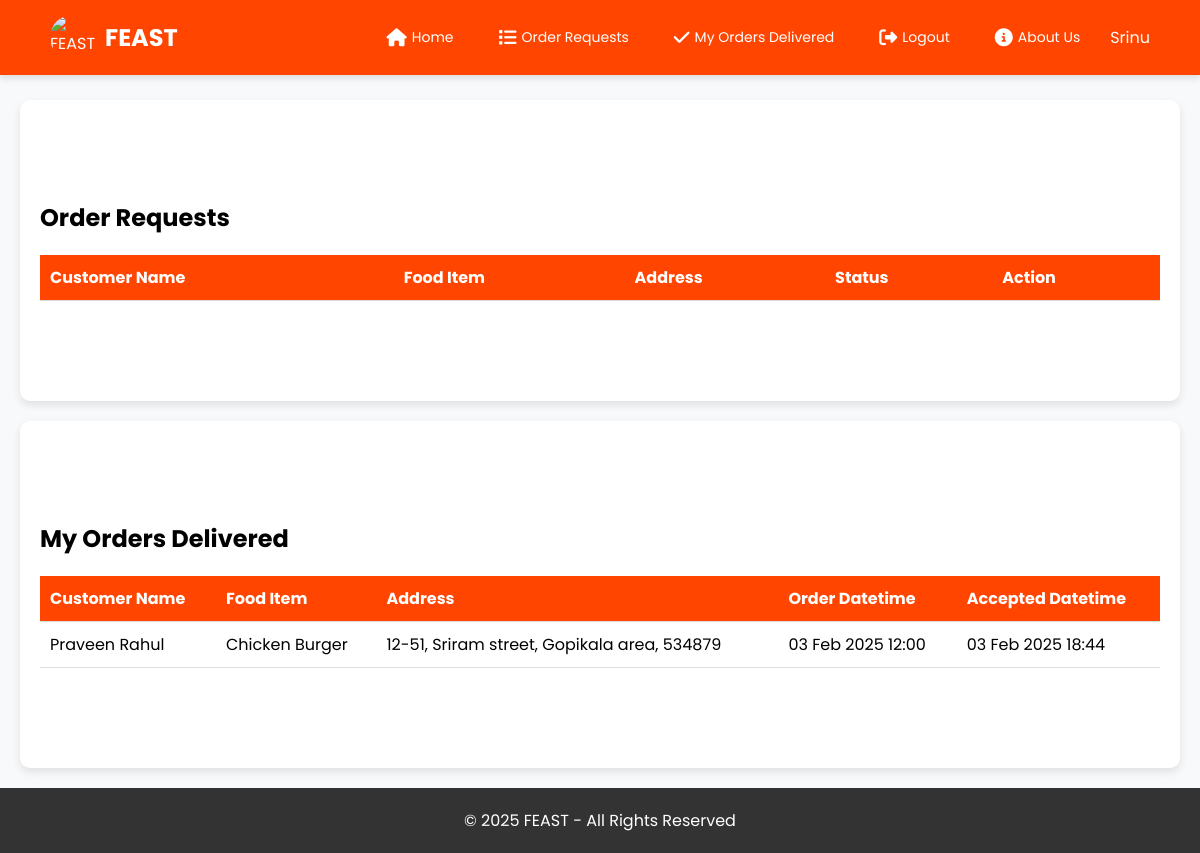
Page /delivery_boy_page/ (signed in) on the committed database.
### Feastapp/models.py (models this page shows, shortened)
class DeliveryBoy(models.Model):
    STATUS_CHOICES = [
        ('not_accepted', 'Not Accepted'),
        ('accepted', 'Accepted'),
    ]
    full_name = models.CharField(max_length=100)
    user_id = models.CharField(max_length=50, unique=True)
    password = models.CharField(max_length=128)
    number = models.CharField(max_length=15)
    status = models.CharField(max_length=20, choices=STATUS_CHOICES, default='not_accepted')

class Order(models.Model):
    STATUS_CHOICES = [
        ('Pending', 'Pending'),
        ('Accepted', 'Accepted'),
        ('Delivered', 'Delivered'),
    ]
    customer = models.ForeignKey(Customer, on_delete=models.CASCADE)
    food_item = models.ForeignKey(FoodItem, on_delete=models.CASCADE)
    address = models.ForeignKey(Address, on_delete=models.CASCADE)
    order_date = models.DateTimeField(auto_now_add=True)
    delivery_boy = models.ForeignKey(DeliveryBoy, on_delete=models.SET_NULL, null=True, blank=True)
    accepted_time = models.DateTimeField(null=True, blank=True)
    status = models.CharField(max_length=20, choices=STATUS_CHOICES, default='Pending')

class Customer(models.Model):
    name = models.CharField(max_length=100)
    email = models.EmailField(unique=True)
    password = models.CharField(max_length=128)
    number = models.CharField(max_length=15, blank=True, null=True)

class FoodItem(models.Model):
    name = models.CharField(max_length=100)
    description = models.TextField()
    image_url = models.URLField()
    price = models.DecimalField(max_digits=6, decimal_places=2)

class Address(models.Model):
    customer = models.ForeignKey(Customer, on_delete=models.CASCADE)
    door_no = models.CharField(max_length=50)
    street = models.CharField(max_length=100)
    area = models.CharField(max_length=100)
    pincode = models.CharField(max_length=10)
    def __str__(self):
        return f"{self.door_no}, {self.street}, {self.area}, {self.pincode}"

### Feastapp/views.py (the view)
# urls.py: path('delivery_boy_page/', views.delivery_boy_page, name='delivery_boy_page'),
def delivery_boy_page(request):
    if not request.session.get('delivery_boy_id'):
        messages.error(request, 'Please login as Delivery Boy.')
        return redirect('delivery_boy_login')
    delivery_boy_id = request.session.get('delivery_boy_id')
    delivery_boy = get_object_or_404(DeliveryBoy, id=delivery_boy_id)
    orders = Order.objects.filter(status='Pending')
    delivered_orders = Order.objects.filter(delivery_boy=delivery_boy, status='Delivered')
    return render(request, 'delivery_boy_page.html', {
        'orders': orders,
        'delivered_orders': delivered_orders,
        'delivery_boy_name': delivery_boy.full_name
    })

### templates/delivery_boy_page.html (shortened to what this page needs)
<!DOCTYPE html>
<html lang="en">
<head>
    <link rel="stylesheet" href="https://cdnjs.cloudflare.com/ajax/libs/font-awesome/6.5.1/css/all.min.css">
</head>
<body>
    <header>
        <div class="logo">
            <img src="https://encrypted-tbn0.gstatic.com/images?q=tbn:ANd9GcTdjrMErVvOqpAeiM4NRXnMqEROjp4am5RFF6tOXKuPWYYLQrFYM1-7D4_J3TMHXp0VETI&usqp=CAU" alt="FEAST Logo">
            <h1>FEAST</h1>
        </div>
        <nav>
            <ul>
                <li><a href="{% url 'home' %}"><i class="fas fa-home"></i> Home</a></li>
                <li><a href="#order-requests"><i class="fas fa-list"></i> Order Requests</a></li>
                <li><a href="#my-orders-delivered"><i class="fas fa-check"></i> My Orders Delivered</a></li>
                <li><a href="{% url 'logout' %}"><i class="fas fa-sign-out-alt"></i> Logout</a></li>
                <li><a href="{% url 'about_us' %}"><i class="fas fa-info-circle"></i> About Us</a></li>
                <li>{{ delivery_boy_name }}</li>
            </ul>
        </nav>
    </header>
    <section id="order-requests" class="order-requests">
        <h2>Order Requests</h2>
        <table>
            <thead>
                <tr>
                    <th>Customer Name</th>
                    <th>Food Item</th>
                    <th>Address</th>
                    <th>Status</th>
                    <th>Action</th>
                </tr>
            </thead>
        </table>
    </section>
    <section id="my-orders-delivered" class="my-orders-delivered">
        <h2>My Orders Delivered</h2>
        <table>
            <thead>
                <tr>
                    <th>Customer Name</th>
                    <th>Food Item</th>
                    <th>Address</th>
                    <th>Order Datetime</th>
                    <th>Accepted Datetime</th>
                </tr>
            </thead>
            <tbody>
                {% for order in delivered_orders %}
                <tr>
                    <td>{{ order.customer.name }}</td>
                    <td>{{ order.food_item.name }}</td>
                    <td>{{ order.address }}</td>
                    <td>{{ order.order_date|date:"d M Y H:i" }}</td>
                    <td>{{ order.accepted_time|date:"d M Y H:i" }}</td>
                </tr>
                {% endfor %}
            </tbody>
        </table>
    </section>
    <footer>
        <p>&copy; 2025 FEAST - All Rights Reserved</p>
    </footer>
</body>
</html>

### templates/delivery_boy_page.html (style rules this page uses)
* { margin: 0; padding: 0; box-sizing: border-box; font-family: 'Poppins', sans-serif; }
body { background-color: #f8f9fa; padding-top: 80px; }
header { background: #ff4500; color: white; display: flex; justify-content: space-between; align-items: center; padding: 15px 50px; box-shadow: 0 4px 6px rgba(0, 0, 0, 0.1); position: fixed; width: 100%; top: 0; z-index: 1000; }
.logo { display: flex; align-items: center; }
.logo img { width: 45px; height: 45px; margin-right: 10px; border-radius: 50%; }
.logo h1 { font-size: 24px; }
nav ul { list-style: none; display: flex; align-items: center; gap: 15px; }
nav ul li a { text-decoration: none; color: white; font-size: 14px; padding: 10px 15px; border-radius: 10px; transition: all 0.3s ease; display: flex; align-items: center; gap: 5px; }
nav ul li a i { font-size: 18px; }
.order-requests, .my-orders-delivered { padding: 100px 20px; background: #fff; margin: 20px; border-radius: 10px; box-shadow: 0 4px 8px rgba(0, 0, 0, 0.1); }
table { width: 100%; border-collapse: collapse; margin-top: 20px; }
table th, table td { padding: 10px; text-align: left; border-bottom: 1px solid #ddd; }
table th { background: #ff4500; color: white; }
footer { background: #333; color: white; text-align: center; padding: 20px; margin-top: 20px; }
footer p { margin: 0; }

### rows in the picture
DeliveryBoy: full_name "Srinu"
Order: customer.name "Praveen Rahul", food_item.name "Chicken Burger", address "12-51, Sriram street, Gopikala area, 534879", order_date "03 Feb 2025 12:00", accepted_time "03 Feb 2025 18:44"
